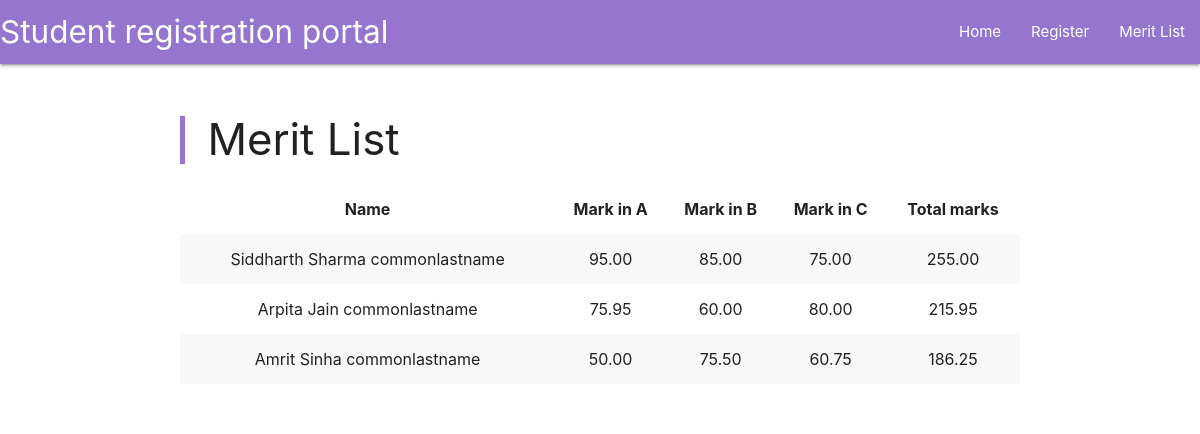
Before: /merit_list/ with the older database file.
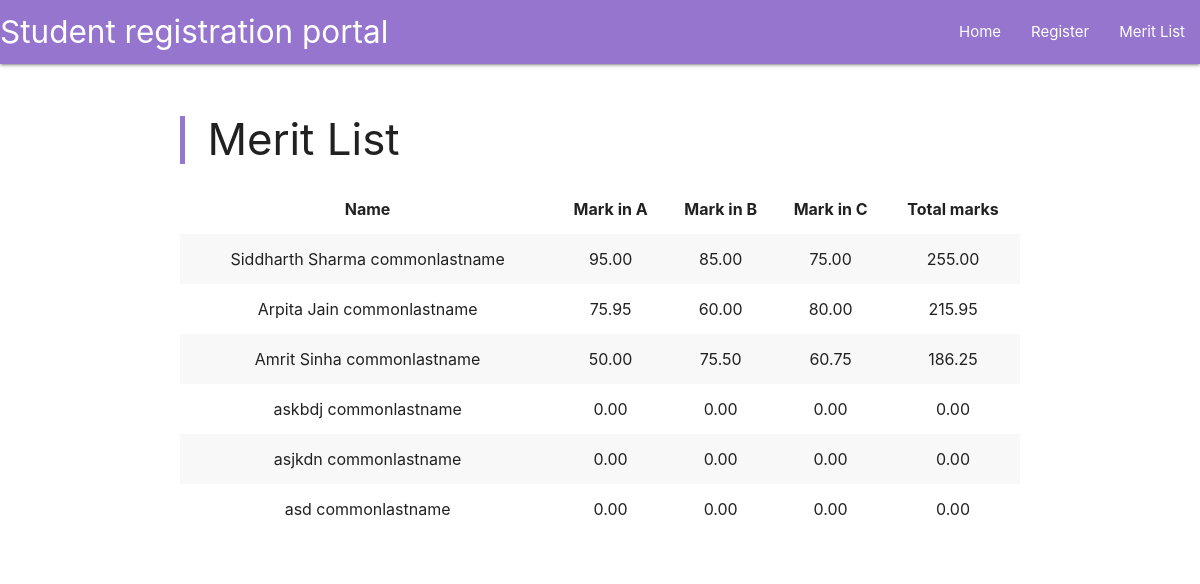
After: the same page with the newer database file.
### main/models.py (models this page shows, shortened)
class student(models.Model):
    student_First_Name=models.TextField(validators=[checkForDigits])
    student_Last_Name=models.TextField(validators=[checkForDigits])
    student_email=models.TextField(null=True,
                                blank=True)
    student_mobile_number=models.CharField(max_length=10,
                                validators=[checkForAlpha],
                                null=True,
                                blank=True)
    student_DOB=models.DateField("Enter Date of Birth of Student in DD-MM-YYYY format",
                                default=datetime.now,
                                validators=[no_Future_Dob,
                                    least_DOB_check,
                                    max_DOB_check],
                                help_text="Use the button on the right or the arrow keys to edit the date")
    student_timeofreg=models.DateTimeField(default=datetime.now)
    student_img=models.ImageField("Upload an image of the student",
                                blank=True,upload_to="images/",
                                default='default/blank_user.png')
    student_marks_A=models.DecimalField(max_digits=5,
                                        decimal_places=2,
                                        validators=[MaxValueValidator(100.00),
                                        MinValueValidator(0.00)],
                                        default=0.00)
    student_marks_B=models.DecimalField(max_digits=5,
                                        decimal_places=2,
                                        validators=[MaxValueValidator(100.00),
                                        MinValueValidator(0.00)],
                                        default=0.00)
    student_marks_C=models.DecimalField(max_digits=5,
                                        decimal_places=2,
                                        validators=[MaxValueValidator(100.00),
                                        MinValueValidator(0.00)],
                                        default=0.00)
    guardian_First_Name=models.TextField(validators=[checkForDigits])
    guardian_Last_Name=models.TextField(validators=[checkForDigits])
    guardian_email=models.TextField()
    guardian_mobile_number=models.CharField(max_length=10,
                                validators=[checkForAlpha])

### main/views.py (the view)
# urls.py: path("merit_list/",views.merit_list,name="merit_list"),
def merit_list(request):
    students=student.objects.all()
    merit_dict={}
    marka_dict={}
    markb_dict={}
    markc_dict={}
    for stu in students:
        stu_mark=stu.student_marks_A + stu.student_marks_B + stu.student_marks_C
        student_name=stu.student_First_Name +" "+ stu.student_Last_Name
        merit_dict[student_name]=stu_mark
        marka_dict[student_name]=stu.student_marks_A
        markb_dict[student_name]=stu.student_marks_B
        markc_dict[student_name]=stu.student_marks_C
    merit_list=[(x,y,marka_dict[x],markb_dict[x],markc_dict[x]) for (x,y) in sorted(merit_dict.items(), key=lambda x: x[1],reverse=True)]
    return render(request,
    template_name='main/merit_list.html',
    context={'meritlist':merit_list})

### main/templates/main/merit_list.html
{% extends 'main/header.html' %}
{% block content %}
<div class="row">
    <blockquote>
        <h3>Merit List</h3>
    </blockquote>
    <table class="striped centered responsive-table">
        <thead>
            <tr>
                <th>Name</th>
                <th>Mark in A</th>
                <th>Mark in B</th>
                <th>Mark in C</th>
                <th>Total marks</th>
            </tr>
        </thead>
        <tbody>
            {% for name, tmarks, marka, markb, markc in meritlist %}
            <tr>
                <td>{{ name }}</td>
                <td>{{ marka }}</td>
                <td>{{ markb }}</td>
                <td>{{ markc }}</td>
                <td>{{ tmarks }}</td>
            </tr>
            {% endfor %}
        </tbody>
    </table>
    <br>
</div>
{% endblock %}

### main/templates/main/header.html (shortened to what this page needs)
<head>
    {% load static %}
    <link rel="stylesheet" href="{% static 'main/css/materialize.css' %}">
</head>
<body>
    {% include 'main/includes/navbar.html' %}
    <br>
    <div class="container">
        {% block content %}
        {% endblock %}
    </div>
</body>

### main/templates/main/includes/navbar.html (shortened to what this page needs)
<nav>
    <div class="nav-wrapper">
        <a href="/" class="brand-logo">Student registration portal</a>
        <ul id="nav-mobile" class="right hide-on-med-and-down">
            <li><a href="/">Home</a></li>
            <li><a href="/register">Register</a></li>
            <li><a href="/merit_list">Merit List</a></li>
        </ul>
    </div>
</nav>

Changed rows visible on the page:
added student: meritlist "0.00", meritlist "0.00", meritlist "0.00"
added student: meritlist "0.00", meritlist "0.00", meritlist "0.00"
added student: meritlist "0.00", meritlist "0.00", meritlist "0.00"
Other visible differences:
new list line: "askbdj commonlastname 0.00"
new list line: "asjkdn commonlastname 0.00"
new list line: "asd commonlastname 0.00"
